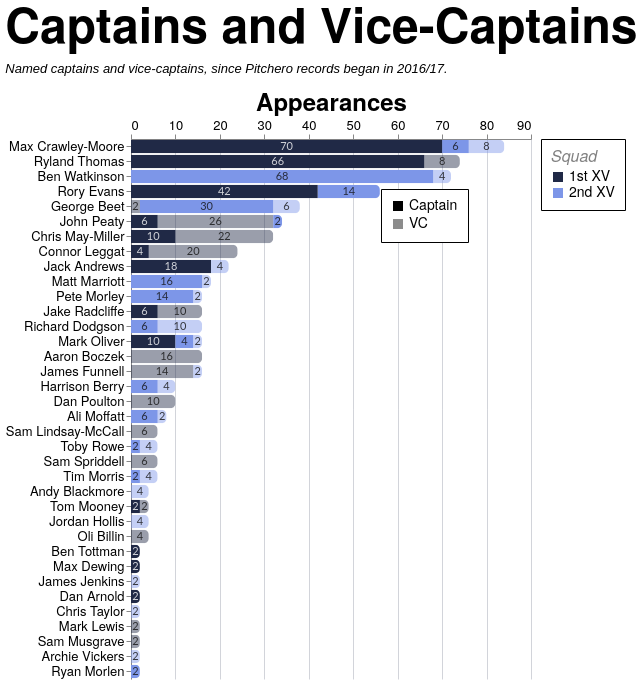

The specification (Vega-Lite) saved for this image:
### Vega-Lite specification from a JSON file in a GitHub repository (floating-point values rounded to 4 significant figures; data arrays with more than 128 entries replaced by an {"elided": "..."} marker saying what was removed)
{"config": {"axis": {"labelFont": "PT Sans Narrow, Helvetica Neue, Helvetica, Arial, sans-serif", "titleFont": "PT Sans Narrow, Helvetica Neue, Helvetica, Arial, sans-serif", "labelFontSize": 13, "titleFontSize": 24, "gridColor": "#202947", "gridOpacity": 0.2, "zindex": 1}, "text": {"font": "Lato, sans-serif"}, "bar": {"cornerRadiusEnd": 5}, "header": {"labelFont": "PT Sans Narrow, Helvetica Neue, Helvetica, Arial, sans-serif", "titleFont": "PT Sans Narrow, Helvetica Neue, Helvetica, Arial, sans-serif", "labelFontSize": 24, "titleFontSize": 28, "labelFontWeight": "bold", "orient": "left"}, "legend": {"labelFont": "PT Sans Narrow, Helvetica Neue, Helvetica, Arial, sans-serif", "titleFont": "PT Sans Narrow, Helvetica Neue, Helvetica, Arial, sans-serif", "labelFontSize": 14, "titleFontSize": 16, "titlePadding": 5, "fillColor": "white", "strokeColor": "black", "padding": 10, "titleFontWeight": "lighter", "titleFontStyle": "italic", "titleColor": "gray", "offset": 10}, "title": {"font": "PT Sans Narrow, Helvetica Neue, Helvetica, Arial, sans-serif", "fontSize": 48, "fontWeight": "bold", "anchor": "start", "align": "center", "titlePadding": 20, "subtitlePadding": 10, "subtitleFontSize": 13, "subtitleColor": "", "subtitleFontStyle": "italic", "offset": 15, "color": "black"}, "axisX": {"labelAngle": 0}, "facet": {"title": null, "header": null, "align": {"row": "each", "column": "each"}, "spacing": 10}, "resolve": {"scale": {"y": "independent", "facet": "independent"}}, "background": "transparent", "scale": {"offsetBandPaddingOuter": 0.2, "offsetBandPaddingInner": 0.1}, "view": {"stroke": null, "background": "transparent"}}, "layer": [{"mark": {"type": "bar"}, "encoding": {"color": {"field": "squad", "legend": {"labelExpr": "datum.value + ' XV'", "orient": "right", "title": "Squad"}, "scale": {"domain": ["1st", "2nd"], "range": ["#202946", "#7d96e8"]}, "sort": ["1st", "2nd"], "type": "nominal"}, "opacity": {"field": "role", "legend": {"legendX": 250, "legendY": 50, "orient": "none", "title": null}, "scale": {"domain": ["Captain", "VC"], "range": [1.0, 0.45]}, "sort": ["Captain", "VC"], "type": "nominal"}, "order": {"field": "stack_order", "sort": "ascending", "type": "quantitative"}, "tooltip": [{"field": "player", "title": "Player", "type": "nominal"}, {"field": "squad", "title": "Squad", "type": "nominal"}, {"field": "role", "title": "Role", "type": "nominal"}, {"field": "games_agg", "title": "Games", "type": "quantitative"}], "x": {"axis": {"orient": "top", "title": "Appearances"}, "field": "games_agg", "stack": "zero", "type": "quantitative"}, "y": {"field": "player", "sort": {"field": "player_total", "op": "max", "order": "descending"}, "title": null, "type": "nominal"}}, "transform": [{"aggregate": [{"op": "sum", "field": "games", "as": "games_agg"}, {"op": "max", "field": "player_total", "as": "player_total"}], "groupby": ["player", "squad", "role", "stack_order"]}]}, {"mark": {"type": "text", "align": "center", "baseline": "middle", "fontSize": 11, "opacity": 0.8}, "encoding": {"color": {"field": "label_color", "legend": null, "scale": null, "type": "nominal"}, "text": {"field": "games_agg", "format": ".0f", "type": "quantitative"}, "x": {"field": "x_mid", "type": "quantitative"}, "y": {"field": "player", "sort": {"field": "player_total", "op": "max", "order": "descending"}, "title": null, "type": "nominal"}}, "transform": [{"aggregate": [{"op": "sum", "field": "games", "as": "games_agg"}, {"op": "max", "field": "player_total", "as": "player_total"}], "groupby": ["player", "squad", "role", "stack_order"]}, {"groupby": ["player"], "stack": "games_agg", "sort": [{"field": "stack_order", "order": "ascending"}], "as": ["x0", "x1"]}, {"calculate": "(datum.x0 + datum.x1) / 2", "as": "x_mid"}, {"calculate": "datum.squad === '1st' && datum.role === 'Captain' ? '#ffffff' : '#111111'", "as": "label_color"}]}], "data": {"name": "data-d5b54f395f643646c885f8c0b0228991"}, "height": {"step": 15}, "title": {"text": "Captains and Vice-Captains", "subtitle": "Named captains and vice-captains, since Pitchero records began in 2016/17."}, "transform": [{"joinaggregate": [{"op": "sum", "field": "games", "as": "player_total"}], "groupby": ["player"]}], "width": 400, "$schema": "https://vega.github.io/schema/vega-lite/v5.20.1.json", "datasets": {"data-d5b54f395f643646c885f8c0b0228991": {"elided": "204 records"}}}
